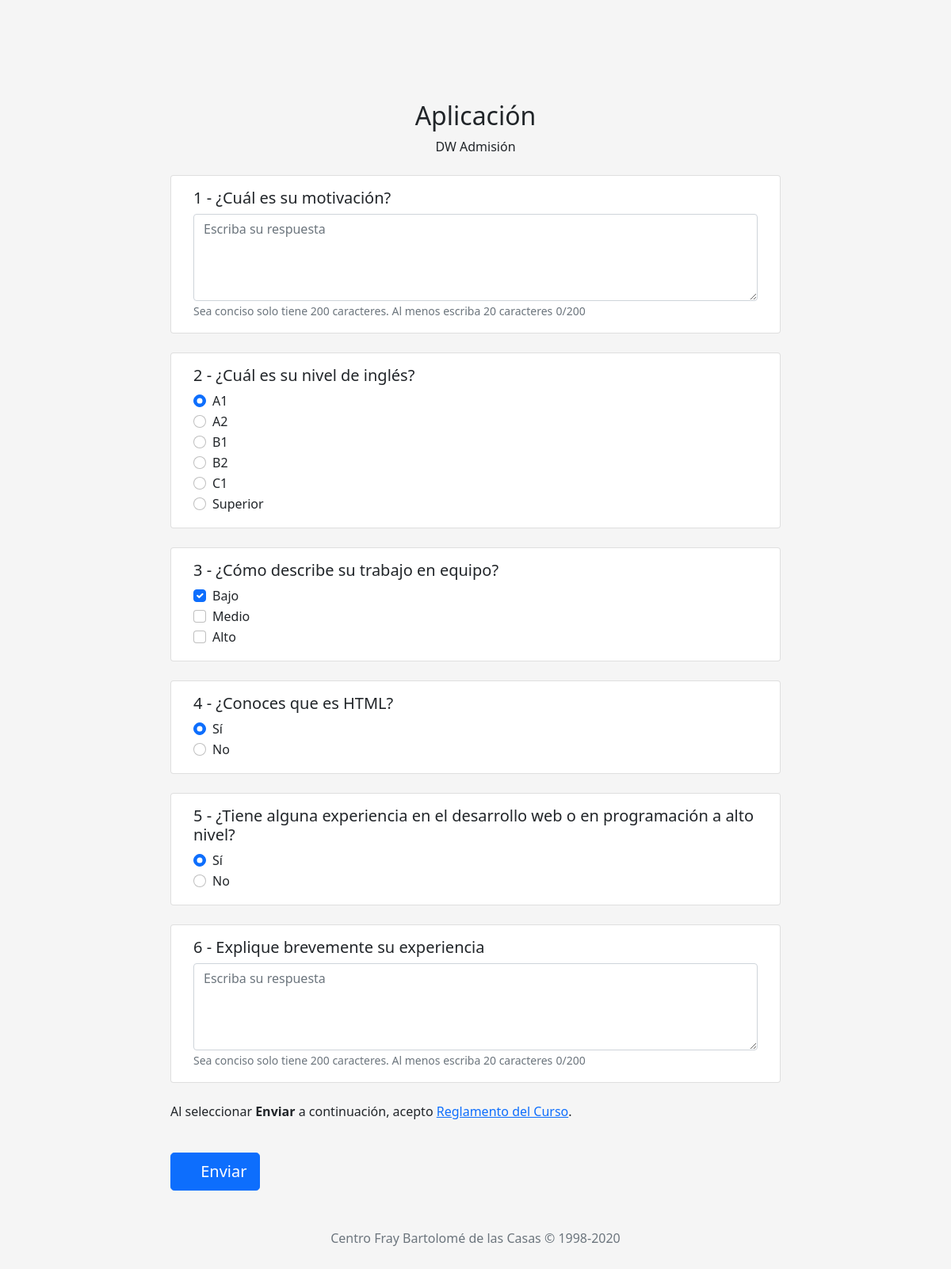
The app's page /admision/seleccioncurso/1/application/ (signed in) with its own data.
### Docencia/Admision/models.py (models this page shows, shortened)
class EnrollmentApplication(models.Model):
    course = models.ForeignKey("CourseInformation", on_delete=models.CASCADE)
    name = models.CharField(max_length=20, verbose_name="Nombre", blank=False, null=False)
    class Meta:
        verbose_name = "Aplicación - Matrícula"
        verbose_name_plural = "Aplicación - Matrículas"
        unique_together = [('course', 'name')]
    class Admin(ModelAdmin):
        list_display = ('course', 'name')
        fields = list_display

class AskApplication(models.Model):
    app = models.ForeignKey('EnrollmentApplication', verbose_name="Aplicación",
        on_delete=models.CASCADE)
    askBody = models.CharField(max_length=150, verbose_name="Pregunta", null=False, blank=False)
    askType = models.CharField(max_length=2, verbose_name="Tipo",
        choices=(
                ("t", "Texto"),
                ("o", "Opciones"),
                ("r", "Radio Botón"),
                ("c", "Check Botón"),
            ),
            default="t"
        )
    order = models.PositiveIntegerField(verbose_name="Orden")
    textMin = models.PositiveIntegerField(default=20,
    verbose_name="Cantidad Mínima de Caracteres en la Respuesta")
    textMax = models.PositiveIntegerField(default=200,
        verbose_name="Cantidad Máxima de Caracteres Permitidos en la Respuesta")
    options = []
    class Meta:
        verbose_name = 'Aplicación - Pregunta'
        verbose_name_plural = 'Aplicación - Preguntas'
        unique_together = [('app', 'askBody')]
    class Admin(ModelAdmin):
        list_display = ('app', 'askBody', 'askType', 'order', 'textMin', 'textMax')
        search_fields = list_display
        fields = list_display

class OptionAskApplication(models.Model):
    askApp = models.ForeignKey('AskApplication', verbose_name="Pregunta", on_delete=models.CASCADE)
    option = models.CharField(max_length=250, blank=False, verbose_name="Opción")
    ispositive = models.BooleanField(default=False, verbose_name="¿Es Respuesta Positiva?")
    class Meta:
        unique_together = [('askApp', 'option')]
        verbose_name = 'Aplicación - Opción'
        verbose_name_plural = 'Aplicación - Opciones'
    class Admin(ModelAdmin):
        list_display = ('askApp', 'option', 'ispositive')
        fields = list_display

### Docencia/Admision/views.py (the view)
# urls.py: path('admision/seleccioncurso/<int:coursePk>/application/', views.application, name='admision_applicacion'),
@user_passes_test(isStudent, login_url="/login/", redirect_field_name="next")
@login_required(login_url="/login/", redirect_field_name="next")
def application(req, coursePk):
    course = CourseInformation.objects.get(pk=coursePk)
    try:
        enrollement = EnrollmentApplication.objects.get(course=coursePk)
        askApplication = []
        for ask in AskApplication.objects.filter(app=enrollement).order_by('order'):
            if ask.askType == "o" or ask.askType == "r" or ask.askType == "c":
                ask.options = OptionAskApplication.objects.filter(askApp=ask.pk)
            askApplication.append(ask)
    except ObjectDoesNotExist as e:
        user = User.objects.get(username=req.user.username)
        student = StudentPersonalInformation.objects.get(user=user.pk)
        course = CourseInformation.objects.get(pk=coursePk)
        edition = Edition.objects.get(
            dateinit__gte=datetime.today(),
            dateend__gte=datetime.today())
        try:
            app = Application()
            app.student = student
            app.course = course
            app.edition = edition
            app.save()
        except IntegrityError as e:
            Application.objects.filter(course=course.pk, student=student.pk, edition=edition.pk).delete()
            app.save()
        messages.success(req, "Aplicación enviada a %s" % course.name)
        return HttpResponseRedirect('/admision/dashboard/')
    return render(req, TEMPLETE_PATH % "formapp", locals())

### templates/docencia/admision/formapp.html (shortened to what this page needs)
{% extends './base.html' %}
{% load static %}
{% block importCSS %}
    <link rel="stylesheet" href="{% static 'bootstrap/css/floating-labels.css' %}">
    <link href="https://unpkg.com/aos@2.3.1/dist/aos.css" rel="stylesheet">
{% endblock importCSS %}
{% block contenido %}
    <form id="id_form" action="." method="post" class="form-app {% if form.errors %}was-validated{% endif %}">
        <div class="mb-4 text-center">
            <h2
            data-aos="fade-up"
            data-aos-delay="500"
            data-aos-duration="500" class="mt-5">Aplicación</h2>
            <p  data-aos="fade-up"
            data-aos-delay="900"
            data-aos-duration="500">{{ enrollement.name }}</p>
        </div>
        {% for ask in askApplication %}
            <div id="id_ask_{{ ask.pk }}">
                <div class="container card mb-4" data-aos="zoom-in-right" data-aos-delay="500">
                    <div class="card-body">
                        <h5>{{ ask.order }} - {{ ask.askBody }}</h5>
                        <div class="form-group">
                            {% ifequal ask.askType "r" %}
                                <fieldset class="ask-radio" data-ask="{{ ask.pk }}">
                                    <div id="id_ask_radio_{{ ask.pk }}">
                                        {% for option in ask.options %}
                                            <div class="form-check">
                                                <input class="form-check-input"
                                                type="radio" name="radio_{{ ask.pk }}"
                                                id="id_radio_{{ ask.pk }}_{{ option.pk }}"
                                                value="{{ option.pk }}"
                                                {% if forloop.first %}
                                                    checked
                                                {% endif %}>
                                                <label class="form-check-label" for="id_radio_{{ ask.pk }}_{{ option.pk }}">
                                                    {{ option.option }}
                                                </label>
                                            </div>
                                        {% endfor %}
                                    </div>
                                </fieldset>
                            {% endifequal %}
                            {% ifequal ask.askType "c" %}
                                <fieldset class="ask-check" data-ask="{{ ask.pk }}">
                                    <div id="id_ask_check_{{ ask.pk }}">
                                        {% for option in ask.options %}
                                            <div class="form-check">
                                                <input class="form-check-input"
                                                type="checkbox" name="check_{{ ask.pk }}"
                                                id="id_check_{{ ask.pk }}_{{ option.pk }}"
                                                value="{{ option.pk }}"
                                                {% if forloop.first %}
                                                    checked
                                                {% endif %}>
                                                <label class="form-check-label" for="id_check_{{ ask.pk }}_{{ option.pk }}">
                                                    {{ option.option }}
                                                </label>
                                            </div>
                                        {% endfor %}
                                    </div>
                                </fieldset>
                            {% endifequal %}
                            {% ifequal ask.askType "t"%}
                                <textarea data-ask="{{ ask.pk }}" id="id_ask_textarea_{{ ask.pk }}"
                                    oninput="$('#id_ask_textarea_ind_{{ ask.pk }}').html($(this).val().length  + '/{{ ask.textMax }}')"
                                    class="ask-textarea form-control" placeholder="Escriba su respuesta"
                                    maxlength="{{ ask.textMax }}" minlength="{{ ask.textMin }}" rows="4" cols="50"></textarea>
                                <small class="form-text text-muted">Sea conciso solo tiene {{ ask.textMax }} caracteres. Al menos escriba {{ ask.textMin }} caracteres</small>
                                <small class="float-right form-text text-muted" id="id_ask_textarea_ind_{{ ask.pk }}">0/{{ ask.textMax }}</small>
                            {% endifequal %}
                        </div>
                    </div>
                </div>
            </div>
        {% endfor %}
        <p id="id_aceptar_txt" class="mt-4" data-aos="fade-up" data-aos-delay="700">
            Al seleccionar <b>Enviar</b> a continuación,
            acepto
            <a href="{% if curso.reglamento %}{{ curso.reglamento.url }}{% else %}#{% endif %}" target="_blank">Reglamento del Curso</a>.
        </p>
        <button id="id_send" class="mt-4 mb-4 btn btn-lg btn-primary btn-block" type="button">
            <span class="btn-text">Enviar</span>
        </button>
        <p class="mt-4 text-muted text-center">Centro Fray Bartolomé de las Casas &copy; 1998-2020</p>
    </form>
{% endblock %}

### templates/docencia/admision/base.html (shortened to what this page needs)
{% load static %}
<!doctype html>
<html lang="en">
    <head>
        <link rel="stylesheet"
        href="https://stackpath.bootstrapcdn.com/bootstrap/5.0.0-alpha1/css/bootstrap.min.css">
        {% block importCSS %}
        {% endblock importCSS %}
    </head>
    <body>
        {% block contenido %}
        {% endblock %}
    </body>
</html>

### records on screen
EnrollmentApplication: name "DW Admisión"
AskApplication: order "1", askBody "¿Cuál es su motivación?", pk "Escriba su respuesta", textMax "200", textMin "20"
AskApplication: order "2", askBody "¿Cuál es su nivel de inglés?"
OptionAskApplication: option "A1"
OptionAskApplication: option "A2"
OptionAskApplication: option "B1"
OptionAskApplication: option "B2"
OptionAskApplication: option "C1"
OptionAskApplication: option "Superior"
AskApplication: order "3", askBody "¿Cómo describe su trabajo en equipo?"
OptionAskApplication: option "Bajo"
OptionAskApplication: option "Medio"
OptionAskApplication: option "Alto"
AskApplication: order "4", askBody "¿Conoces que es HTML?"
OptionAskApplication: option "Sí"
OptionAskApplication: option "No"
AskApplication: order "5", askBody "¿Tiene alguna experiencia en el desarrollo web o en programación a alto nivel?"
OptionAskApplication: option "Sí"
OptionAskApplication: option "No"
AskApplication: order "6", askBody "Explique brevemente su experiencia", pk "Escriba su respuesta", textMax "200", textMin "20"
